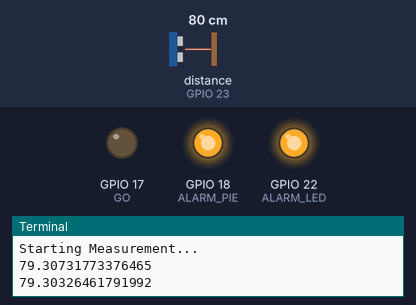
The program below on a simulated Raspberry Pi (BCM pin numbers). Shown: output pins drawn as LEDs (lit = HIGH), the last lines printed to the terminal. The test bench sets the inputs (shaded band); at power-on: distance to the obstacle (sensor on GPIO 23) 80 cm. The echo pulse lasts 58.3 µs per cm; the clock reads 2024-03-15 10:24:30 at power-on unless the program sets it; pins used as bus, display or sensor lines are not drawn.

Above: at 1.3 s.
1.4 s: distance to the obstacle (sensor on GPIO 23) set to 98 cm
5.4 s: distance to the obstacle (sensor on GPIO 23) set to 103 cm
At 6.8 s:
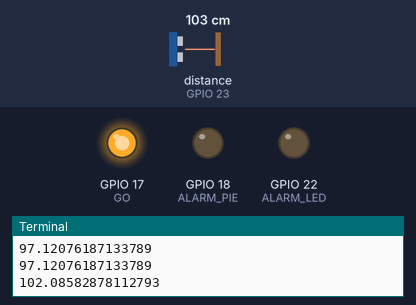
9.4 s: distance to the obstacle (sensor on GPIO 23) set to 2 cm
At 10.8 s:
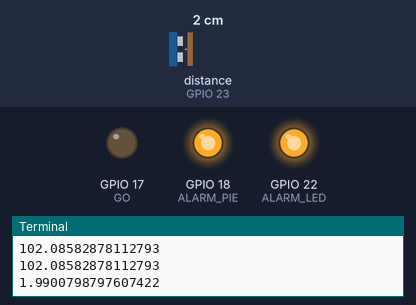
13.4 s: distance to the obstacle (sensor on GPIO 23) set to 120 cm
At 14.8 s:
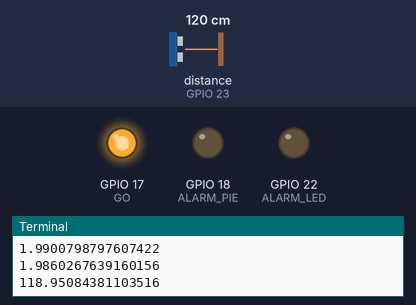
Timing chart, 0 to 16.4 s (numbered marks = the images above; inputs shaded):
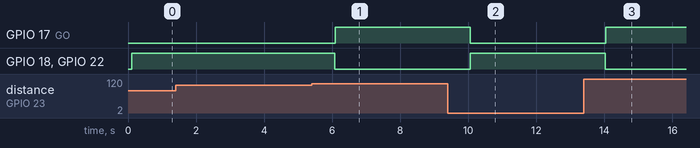

Measured:
- the behaviour switches between 100 and 101 cm on distance to the obstacle (sensor on GPIO 23) (found by bisection; images 0 and 1)
- after the input at 5.4 s, GPIO 17 (GO): LOW → HIGH after 0.68 s; GPIO 18 (ALARM_PIE), GPIO 22 (ALARM_LED): HIGH → LOW after 0.68 s
- after the input at 9.4 s, GPIO 17 (GO): HIGH → LOW after 0.66 s; GPIO 18 (ALARM_PIE), GPIO 22 (ALARM_LED): LOW → HIGH after 0.67 s
- after the input at 13.4 s, GPIO 17 (GO): LOW → HIGH after 0.64 s; GPIO 18 (ALARM_PIE), GPIO 22 (ALARM_LED): HIGH → LOW after 0.63 s

The program:

garage_helper.py
```python
# import all necessary modules
import RPi.GPIO as GPIO
import time

# set to use pin values, not physical location
GPIO.setmode(GPIO.BCM)

# assign pin values
TRIG = 24
ECHO = 23
ALARM_PIE = 18
ALARM_LED = 22
GO = 17

# set up all pins
GPIO.setup(TRIG, GPIO.OUT)
GPIO.setup(TRIG,0)

GPIO.setup(ALARM_LED, GPIO.OUT)
GPIO.setup(ALARM_LED, 0)

GPIO.setup(ALARM_PIE, GPIO.OUT)
GPIO.setup(ALARM_PIE, 0)

GPIO.setup(GO, GPIO.OUT)
GPIO.setup(GO, 0)

GPIO.setup(ECHO, GPIO.IN)

time.sleep(0.1)

# print a phrase marking the beginning of a program
print("Starting Measurement...")

#set up try-except so keyboard interrupt can stop program
try:

    #loop indefinitely
    while True:

        # send signal to ultrasonic sensor
        GPIO.output(TRIG, 1)
        time.sleep(0.00001)
        GPIO.output(TRIG, 0)

        # start timing
        while GPIO.input(ECHO) == 0:
            pass
        start = time.time()

        # stop timing
        while GPIO.input(ECHO) == 1:
            pass
        stop = time.time()

        # equation to calculate distance
        d = (stop-start) * 17000

        # print distance
        print (d)

        # if-else loop to either display red or green LEDs
        if d < 100:
            GPIO.output(ALARM_LED, 1)
            GPIO.output(ALARM_PIE, 1)
            time.sleep(0.99)
            GPIO.output(ALARM_LED, 0)
            GPIO.output(ALARM_PIE, 0)
        else:
            GPIO.output(GO, 1)
            time.sleep(0.99)
            GPIO.output(GO, 0)

# CNTRL-C to end program
except KeyboardInterrupt:
    GPIO.cleanup()
```
